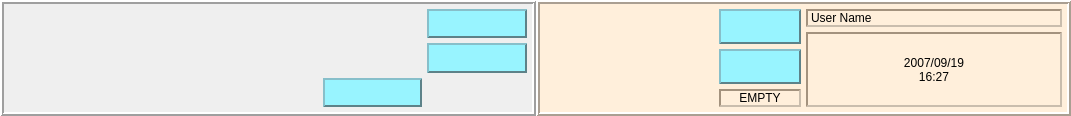
<?xml version="1.0" encoding="UTF-8"?>
<ui version="4.0">
 <class>MainController</class>
 <widget class="QWidget" name="MainController">
  <property name="geometry">
   <rect>
    <x>0</x>
    <y>0</y>
    <width>1071</width>
    <height>116</height>
   </rect>
  </property>
  <property name="windowTitle">
   <string>Form</string>
  </property>
  <property name="styleSheet">
   <string notr="true">#btn_monitor, #btn_option, #btn_hardCopy, #btn_utility, #btn_maintenance {
	background-color: rgb(152, 244, 255);
	border-top: 2px solid rgb(135, 191, 202);
	border-left: 2px solid rgb(135, 191, 202);
	border-right: 2px solid rgb(93, 130, 137);
	border-bottom: 2px solid rgb(93, 130, 137);
}
#btn_monitor:pressed, #btn_option:pressed, #btn_hardCopy:pressed, #btn_utility:pressed, #btn_maintenance:pressed {
	border-bottom: 2px solid rgb(135, 191, 202);
	border-right: 2px solid rgb(135, 191, 202);
	border-left: 2px solid rgb(93, 130, 137);
	border-top: 2px solid rgb(93, 130, 137);
}</string>
  </property>
  <layout class="QHBoxLayout" name="horizontalLayout_2">
   <property name="spacing">
    <number>0</number>
   </property>
   <property name="leftMargin">
    <number>0</number>
   </property>
   <property name="topMargin">
    <number>0</number>
   </property>
   <property name="rightMargin">
    <number>0</number>
   </property>
   <property name="bottomMargin">
    <number>0</number>
   </property>
   <item>
    <widget class="CDE90Frame" name="frame">
     <property name="autoFillBackground">
      <bool>false</bool>
     </property>
     <property name="styleSheet">
      <string notr="true"/>
     </property>
     <property name="frameShape">
      <enum>QFrame::Box</enum>
     </property>
     <property name="frameShadow">
      <enum>QFrame::Raised</enum>
     </property>
     <property name="lineWidth">
      <number>2</number>
     </property>
     <layout class="QGridLayout" name="gridLayout">
      <property name="leftMargin">
       <number>5</number>
      </property>
      <property name="topMargin">
       <number>5</number>
      </property>
      <property name="rightMargin">
       <number>5</number>
      </property>
      <property name="bottomMargin">
       <number>5</number>
      </property>
      <property name="spacing">
       <number>5</number>
      </property>
      <item row="0" column="3">
       <widget class="CDE90ButtonBox" name="btn_worksheet" native="true"/>
      </item>
      <item row="1" column="1">
       <widget class="CDE90ButtonBox" name="btn_loaderController" native="true"/>
      </item>
      <item row="0" column="2">
       <widget class="CDE90ButtonBox" name="btn_imageOperation" native="true"/>
      </item>
      <item row="0" column="1">
       <widget class="CDE90ButtonBox" name="btn_stageController" native="true"/>
      </item>
      <item row="0" column="0">
       <widget class="CDE90ButtonBox" name="btn_recipeController" native="true"/>
      </item>
      <item row="2" column="2">
       <widget class="CDE90ButtonBox" name="btn_changeUser" native="true"/>
      </item>
      <item row="1" column="0">
       <widget class="CDE90ButtonBox" name="btn_manualController" native="true"/>
      </item>
      <item row="2" column="3">
       <widget class="CDE90ButtonBox" name="btn_hardCopy" native="true"/>
      </item>
      <item row="0" column="4">
       <widget class="CDE90ButtonBox" name="btn_monitor" native="true"/>
      </item>
      <item row="1" column="4">
       <widget class="CDE90ButtonBox" name="btn_option" native="true"/>
      </item>
      <item row="2" column="4">
       <widget class="CDE90ButtonBox" name="btn_logout" native="true"/>
      </item>
     </layout>
    </widget>
   </item>
   <item>
    <widget class="CDE90Frame" name="frame_2">
     <property name="styleSheet">
      <string notr="true">QFrame {background-color: rgb(255, 239, 219);} #btn_empty,#label_time,#label_emi {border-top: 2px solid rgb(163, 146, 126); border-left: 2px solid rgb(163, 146, 126); border-bottom: 2px solid rgb(201, 189, 173); border-right: 2px solid rgb(201, 189, 173);}</string>
     </property>
     <property name="frameShape">
      <enum>QFrame::Box</enum>
     </property>
     <property name="frameShadow">
      <enum>QFrame::Raised</enum>
     </property>
     <property name="lineWidth">
      <number>2</number>
     </property>
     <layout class="QHBoxLayout" name="horizontalLayout">
      <property name="spacing">
       <number>5</number>
      </property>
      <property name="leftMargin">
       <number>5</number>
      </property>
      <property name="topMargin">
       <number>5</number>
      </property>
      <property name="rightMargin">
       <number>5</number>
      </property>
      <property name="bottomMargin">
       <number>5</number>
      </property>
      <item>
       <widget class="QWidget" name="widget_2" native="true">
        <property name="styleSheet">
         <string notr="true">#btn_empty {background-color: transparent;}</string>
        </property>
        <layout class="QGridLayout" name="gridLayout_2">
         <property name="leftMargin">
          <number>0</number>
         </property>
         <property name="topMargin">
          <number>0</number>
         </property>
         <property name="rightMargin">
          <number>0</number>
         </property>
         <property name="bottomMargin">
          <number>0</number>
         </property>
         <property name="spacing">
          <number>5</number>
         </property>
         <item row="0" column="0">
          <widget class="CDE90ButtonBox" name="btn_fileManager" native="true"/>
         </item>
         <item row="2" column="2">
          <widget class="QPushButton" name="btn_empty">
           <property name="text">
            <string>EMPTY</string>
           </property>
          </widget>
         </item>
         <item row="0" column="1">
          <widget class="CDE90ButtonBox" name="btn_templateManager" native="true"/>
         </item>
         <item row="0" column="2">
          <widget class="CDE90ButtonBox" name="btn_utility" native="true"/>
         </item>
         <item row="1" column="1">
          <widget class="CDE90ButtonBox" name="btn_amp" native="true"/>
         </item>
         <item row="1" column="0">
          <widget class="CDE90ButtonBox" name="btn_msr" native="true"/>
         </item>
         <item row="2" column="0">
          <widget class="CDE90ButtonBox" name="btn_image" native="true"/>
         </item>
         <item row="1" column="2">
          <widget class="CDE90ButtonBox" name="btn_maintenance" native="true"/>
         </item>
        </layout>
       </widget>
      </item>
      <item>
       <widget class="QWidget" name="widget_4" native="true">
        <layout class="QVBoxLayout" name="verticalLayout">
         <property name="spacing">
          <number>5</number>
         </property>
         <property name="leftMargin">
          <number>0</number>
         </property>
         <property name="topMargin">
          <number>0</number>
         </property>
         <property name="rightMargin">
          <number>0</number>
         </property>
         <property name="bottomMargin">
          <number>0</number>
         </property>
         <item>
          <widget class="QLabel" name="label_emi">
           <property name="minimumSize">
            <size>
             <width>120</width>
             <height>0</height>
            </size>
           </property>
           <property name="text">
            <string>User Name</string>
           </property>
          </widget>
         </item>
         <item>
          <widget class="QLabel" name="label_time">
           <property name="sizePolicy">
            <sizepolicy hsizetype="Preferred" vsizetype="Expanding">
             <horstretch>0</horstretch>
             <verstretch>0</verstretch>
            </sizepolicy>
           </property>
           <property name="styleSheet">
            <string notr="true">QLabel {padding: 0 10;}</string>
           </property>
           <property name="text">
            <string>2007/09/19
16:27</string>
           </property>
           <property name="textFormat">
            <enum>Qt::AutoText</enum>
           </property>
           <property name="alignment">
            <set>Qt::AlignCenter</set>
           </property>
           <property name="wordWrap">
            <bool>true</bool>
           </property>
          </widget>
         </item>
        </layout>
       </widget>
      </item>
     </layout>
    </widget>
   </item>
  </layout>
 </widget>
 <customwidgets>
  <customwidget>
   <class>CDE90ButtonBox</class>
   <extends>QWidget</extends>
   <header location="global">cde90_button.h</header>
   <container>1</container>
  </customwidget>
  <customwidget>
   <class>CDE90Frame</class>
   <extends>QFrame</extends>
   <header location="global">cde90_frame.h</header>
   <container>1</container>
  </customwidget>
 </customwidgets>
 <resources/>
 <connections/>
</ui>
